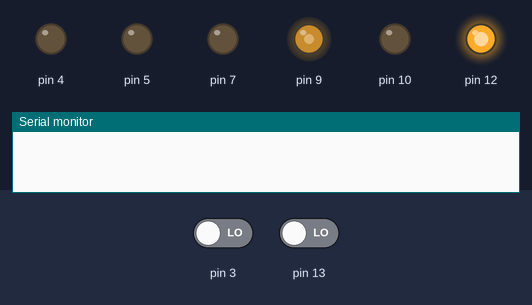
This sketch was run on a simulated Arduino Uno, built with avr-gcc and run on an emulated ATmega328P. Parts: output pins drawn as LEDs (lit = HIGH), the last lines printed to the serial monitor. The inputs (shaded band) are chosen by the test bench; at power-on: pin 3 LOW, pin 13 LOW. Random numbers use the default seed unless the sketch sets one.

Above: at 1.2 s.
1.3 s: pin 3 driven HIGH
At 3.8 s:
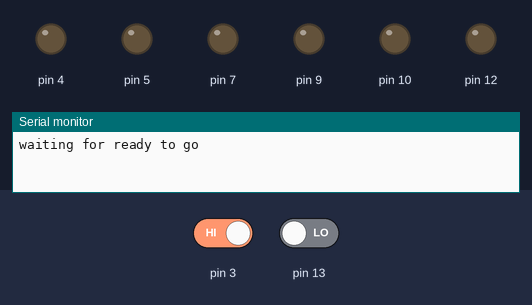
At 9.6 s:
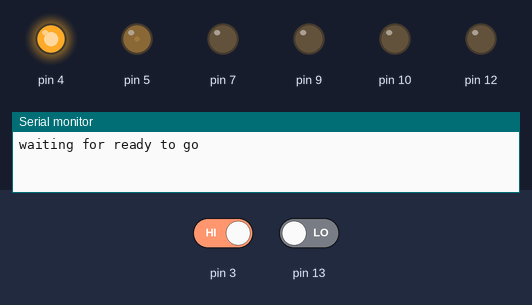
Timing chart, 0 to 10.3 s (numbered marks = the images above; inputs shaded):
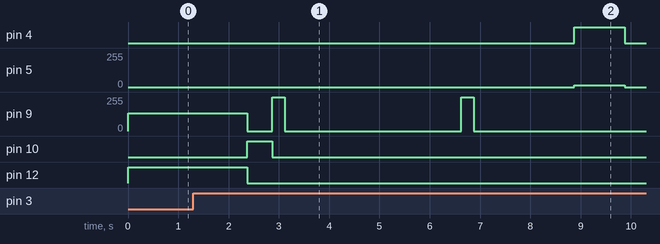

The sketch:

driver.ino
```cpp
void setup() {
  Serial.begin(9600);
}

void loop() {

  int currentMode = modeSelect();
  boolean readyToGo = false;
  delay(1000);
  do {
    delay(20);
    // Set status light blue for ready to go
    updateStatusLight(0, 0, 255);
    Serial.println("waiting for ready to go");
    if (digitalRead(3) == HIGH)readyToGo = true;
  } while (!readyToGo);

  //StartTrials
  boolean buttonHit = false;
  if (currentMode) {
    for (int i = 0; i < 40; i++) {
      delay(500);
      updateStatusLight(0, 255, 0);
      delay(250);
      updateStatusLight(0, 0, 0);
      //Get whether or not user hit signal button
      buttonHit = listenForButtonHit();
      executeMode1(buttonHit);
    }
  } else {
    for (int i = 0; i < 40; i++) {
      delay(500);
      updateStatusLight(0, 255, 0);
      delay(250);
      updateStatusLight(0, 0, 0);

      buttonHit = listenForButtonHit(); //Still listen just for delay
      executeMode2();
    }
  }

}

int modeSelect() {

  int currentMode = 1;
  //Set status light to orange
  updateStatusLight(255, 132, 0);
  do {
    if (digitalRead(13) == HIGH) {
      currentMode ^= 1; //Toggle current mode
      if (currentMode) {
        //Set mode light to orange
        updateStatusLight(255, 132, 0);
      } else {
         // Set status light to purple
        updateStatusLight(140, 46, 255);
      }
    }
    if (digitalRead(3) == HIGH) return currentMode;
    delay(150);
  } while (true);
}

boolean listenForButtonHit() {
  boolean hit = false;
  int time = 0;
  do {
    if (digitalRead(3) == HIGH) {
      hit = true;
    }
    delay(10);
    time += 10;
    if (time == 2000) {
      return hit;
    }
  } while (true);
}

void executeMode1(boolean hit) {
  long randPercentage = random(100);
  if ((hit && randPercentage > 25) || (!hit && randPercentage > 75 )) {
    //Light up light
    //Light up light
    updateSignalLight(0, 155, 15);
  }
  delay(1000);
  updateSignalLight(0, 0, 0);
}

void executeMode2() {
  long randPercentage = random(100);
  if (randPercentage > 25) {
    //Light up light
    updateSignalLight(0, 155, 15);
  }
  delay(1000);
  updateSignalLight(0, 0, 0);
}

void updateStatusLight(int red, int green, int blue) {
  analogWrite(12, red);
  analogWrite(9, green);
  analogWrite(10, blue);
}

void updateSignalLight(int red, int green, int blue) {
  analogWrite(7, red);
  analogWrite(4, green);
  analogWrite(5, blue);
}
```

Measured:
- after the input at 1.3 s, pin 4: LOW → HIGH after 7.6 s, → LOW 1.0 s later; pin 5: 0/255 → 15/255 after 7.6 s, → 0/255 1.0 s later; pin 9: goes 0/255 0.50 s, 255/255 0.25 s, 0/255 3.5 s, 255/255 0.25 s, then 0/255, starting after 1.1 s; pin 10: LOW → HIGH after 1.1 s, → LOW 0.50 s later; pin 12: HIGH → LOW after 1.1 s
